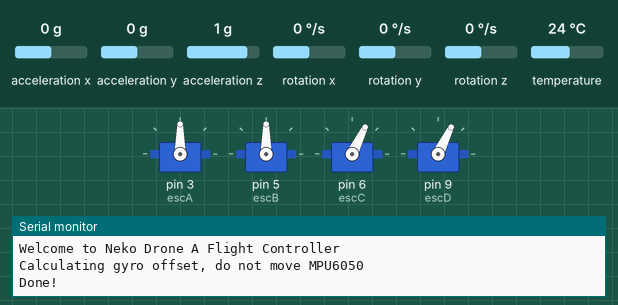
Recording of a sketch running on a simulated Arduino Uno, built with avr-gcc and run on an emulated ATmega328P. On the bench: 4 × servo, the last lines printed to the serial monitor. The inputs (shaded band) are chosen by the test bench; at power-on: acceleration x 0 g, acceleration y 0 g, acceleration z 1 g, rotation x 0 °/s, rotation y 0 °/s, rotation z 0 °/s, temperature 24 °C.

Above: at 4.05 s.
At 5.25 s:
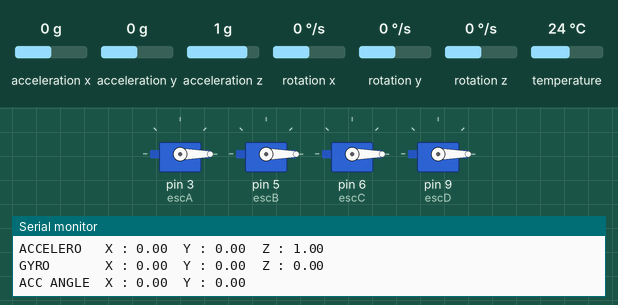
Timing chart, 0 to 7.0 s (numbered marks = the images above):
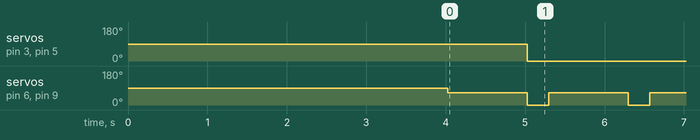

Measured:
- by itself, servo on pin 3 (escA), servo on pin 5 (escB): 90° → 0° at 5.0 s
- by itself, servo on pin 6 (escC), servo on pin 9 (escD): alternates 64° for 1.0 s and 0° for 0.27 s

The sketch:

neko-drone-a.ino
```cpp
/*
 * Flight controller code for Neko Drone A
 *
 * By Ajay Bhaga
 */

/* Get all possible data from MPU6050
 * Accelerometer values are given as multiple of the gravity [1g = 9.81 m/s²]
 * Gyro values are given in deg/s
 * Angles are given in degrees
 * Note that X and Y are tilt angles and not pitch/roll.
 *
 * License: MIT
 */

#include "Wire.h"
#include <MPU6050_light.h>
#include <Servo.h>


Servo escA;     // create servo object to control the ESC (~3)
Servo escB;     // create servo object to control the ESC (~5)
Servo escC;     // create servo object to control the ESC (~6)
Servo escD;     // create servo object to control the ESC (~9)

MPU6050 mpu(Wire);

long timer = 0;

void setup() {
  Serial.begin(9600);
  Wire.begin();
  mpu.begin();

// (pin, min pulse width, max pulse width in microseconds)
  escA.attach(3,4000,8000);  // attaches the servo on pin 3 to the servo object
  escB.attach(5,4000,8000);  // attaches the servo on pin 5 to the servo object
  escC.attach(6,4000,8000);  // attaches the servo on pin 6 to the servo object
  escD.attach(9,4000,8000);  // attaches the servo on pin 9 to the servo object
  Serial.println(F("Welcome to Neko Drone A Flight Controller"));


  Serial.println(F("Calculating gyro offset, do not move MPU6050"));
  delay(1000);
  mpu.calcGyroOffsets();
  Serial.println("Done!\n");

}

int val = 64;
void loop() {
  mpu.update();

    //val = map(val, 0, 1023, 0, 180);     // scale it to use it with the servo (value between 0 and 180)

// escA - Bottom-Left
// escB - Top-Left

// escC - Bottom-Right
// escD - Top-Right
/*    escD.write(val);                  // sets the servo position according to the scaled value
    delay(1000);
    escD.write(0);                  // sets the servo position according to the scaled value
    delay(100);
*/
/*
    escA.write(val);                  // sets the servo position according to the scaled value
    delay(1000);
    escA.write(0);                  // sets the servo position according to the scaled value
    delay(100);

    escB.write(val);                  // sets the servo position according to the scaled value
    delay(1000);
    escB.write(0);                  // sets the servo position according to the scaled value
    delay(100);

    escC.write(val);                  // sets the servo position according to the scaled value
    delay(1000);
    escC.write(0);                  // sets the servo position according to the scaled value
    delay(100);

    escD.write(val);                  // sets the servo position according to the scaled value
    delay(1000);
    escD.write(0);                  // sets the servo position according to the scaled value
    delay(100);


*/

    //escA.write(val);                  // sets the servo position according to the scaled value
    //escB.write(val);                  // sets the servo position according to the scaled value
    escC.write(val);                  // sets the servo position according to the scaled value
    escD.write(val);                  // sets the servo position according to the scaled value
    delay(1000);
    escA.write(0);                  // sets the servo position according to the scaled value
    escB.write(0);                  // sets the servo position according to the scaled value
    escC.write(0);                  // sets the servo position according to the scaled value
    escD.write(0);                  // sets the servo position according to the scaled value
    delay(100);


   // servoB.write(val);                  // sets the servo position according to the scaled value
  //  servoC.write(val);                  // sets the servo position according to the scaled value
 //   servoD.write(val);                  // sets the servo position according to the scaled value


  if(millis() - timer > 1000){ // print data every second
    Serial.print(F("TEMPERATURE  : "));Serial.println(mpu.getTemp());
    Serial.print(F("ACCELERO   X : "));Serial.print(mpu.getAccX());
    Serial.print("\tY : ");Serial.print(mpu.getAccY());
    Serial.print("\tZ : ");Serial.println(mpu.getAccZ());

    Serial.print(F("GYRO       X : "));Serial.print(mpu.getGyroX());
    Serial.print("\tY : ");Serial.print(mpu.getGyroY());
    Serial.print("\tZ : ");Serial.println(mpu.getGyroZ());

    Serial.print(F("ACC ANGLE  X : "));Serial.print(mpu.getAccAngleX());
    Serial.print("\tY : ");Serial.println(mpu.getAccAngleY());

    Serial.print(F("ANGLE      X : "));Serial.print(mpu.getAngleX());
    Serial.print("\tY : ");Serial.print(mpu.getAngleY());
    Serial.print("\tZ : ");Serial.println(mpu.getAngleZ());
    Serial.println(F("=======================================================\n"));
    timer = millis();
  }

}
```
